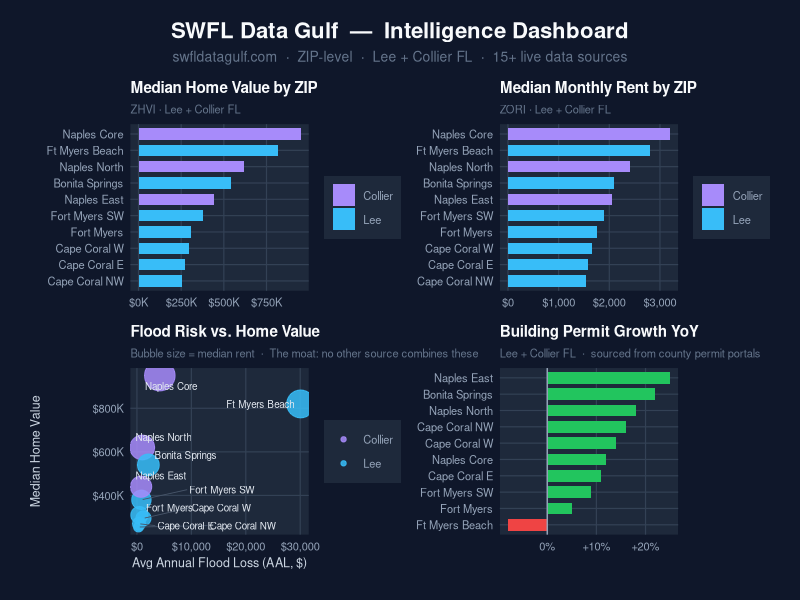

R code for this plot:
# ── SWFL Data Gulf — RStudio Showcase Dashboard ─────────────────────────────
# 4-panel intelligence dashboard from ZIP-level SWFL data
# install.packages(c("ggplot2","dplyr","scales","patchwork","ggrepel"))

library(ggplot2)
library(dplyr)
library(scales)
library(patchwork)
library(ggrepel)

# ── Representative ZIP-level data (mirrors live API grain) ───────────────────
df <- data.frame(
  zip   = c("33931","34102","34119","34134","33907","33912","33919","33990","33993","34120"),
  place = c("Ft Myers Beach","Naples Core","Naples North","Bonita Springs",
            "Fort Myers","Fort Myers SW","Cape Coral W","Cape Coral E","Cape Coral NW","Naples East"),
  home_value    = c(820000, 950000, 620000, 540000, 310000, 380000, 295000, 270000, 255000, 440000),
  median_rent   = c(2800, 3200, 2400, 2100, 1750, 1900, 1650, 1580, 1540, 2050),
  flood_aal     = c(30074, 4200,  980, 2100,  450,  820, 1200,  380,  290,  760),
  permit_growth = c(-8, 12, 18, 22, 5, 9, 14, 11, 16, 25),
  county        = c("Lee","Collier","Collier","Lee","Lee","Lee","Lee","Lee","Lee","Collier")
)

# ── Shared dark theme ────────────────────────────────────────────────────────
theme_swfl <- function() {
  theme_minimal(base_size = 11) +
    theme(
      plot.background   = element_rect(fill = "#0f172a", color = NA),
      panel.background  = element_rect(fill = "#1e293b", color = NA),
      panel.grid.major  = element_line(color = "#334155", linewidth = 0.4),
      panel.grid.minor  = element_blank(),
      text              = element_text(color = "#e2e8f0"),
      axis.text         = element_text(color = "#94a3b8", size = 8),
      axis.title        = element_text(color = "#cbd5e1", size = 9),
      plot.title        = element_text(color = "#f8fafc", face = "bold", size = 11),
      plot.subtitle     = element_text(color = "#64748b", size = 8),
      legend.background = element_rect(fill = "#1e293b", color = NA),
      legend.text       = element_text(color = "#94a3b8", size = 8),
      legend.title      = element_text(color = "#cbd5e1", size = 8)
    )
}

pal <- c("Lee" = "#38bdf8", "Collier" = "#a78bfa")

# ── Panel 1: Median Home Value ───────────────────────────────────────────────
p1 <- df |>
  mutate(place = reorder(place, home_value)) |>
  ggplot(aes(home_value, place, fill = county)) +
  geom_col(width = 0.7) +
  scale_x_continuous(labels = label_dollar(scale = 1e-3, suffix = "K")) +
  scale_fill_manual(values = pal) +
  labs(title = "Median Home Value by ZIP",
       subtitle = "ZHVI · Lee + Collier FL",
       x = NULL, y = NULL, fill = NULL) +
  theme_swfl()

# ── Panel 2: Median Monthly Rent ─────────────────────────────────────────────
p2 <- df |>
  mutate(place = reorder(place, median_rent)) |>
  ggplot(aes(median_rent, place, fill = county)) +
  geom_col(width = 0.7) +
  scale_x_continuous(labels = label_dollar()) +
  scale_fill_manual(values = pal) +
  labs(title = "Median Monthly Rent by ZIP",
       subtitle = "ZORI · Lee + Collier FL",
       x = NULL, y = NULL, fill = NULL) +
  theme_swfl()

# ── Panel 3: Flood Risk vs. Home Value ───────────────────────────────────────
p3 <- df |>
  ggplot(aes(flood_aal, home_value, size = median_rent, color = county, label = place)) +
  geom_point(alpha = 0.85) +
  geom_text_repel(size = 2.5, color = "#e2e8f0", max.overlaps = 10,
                  segment.color = "#475569", segment.size = 0.3) +
  scale_x_continuous(labels = label_dollar(), name = "Avg Annual Flood Loss (AAL, $)") +
  scale_y_continuous(labels = label_dollar(scale = 1e-3, suffix = "K"), name = "Median Home Value") +
  scale_size_continuous(range = c(3, 10), guide = "none") +
  scale_color_manual(values = pal) +
  labs(title = "Flood Risk vs. Home Value",
       subtitle = "Bubble size = median rent  ·  The moat: no other source combines these",
       color = NULL) +
  theme_swfl()

# ── Panel 4: Permit Growth YoY (diverging) ───────────────────────────────────
p4 <- df |>
  mutate(place    = reorder(place, permit_growth),
         trending = permit_growth >= 0) |>
  ggplot(aes(permit_growth, place, fill = trending)) +
  geom_col(width = 0.7) +
  geom_vline(xintercept = 0, color = "#94a3b8", linewidth = 0.5) +
  scale_x_continuous(labels = function(x) paste0(ifelse(x > 0, "+", ""), x, "%")) +
  scale_fill_manual(values = c("TRUE" = "#22c55e", "FALSE" = "#ef4444"), guide = "none") +
  labs(title = "Building Permit Growth YoY",
       subtitle = "Lee + Collier FL  ·  sourced from county permit portals",
       x = NULL, y = NULL) +
  theme_swfl()

# ── Compose ──────────────────────────────────────────────────────────────────
dashboard <- (p1 | p2) / (p3 | p4) +
  plot_annotation(
    title    = "SWFL Data Gulf  —  Intelligence Dashboard",
    subtitle = "swfldatagulf.com  ·  ZIP-level  ·  Lee + Collier FL  ·  15+ live data sources",
    theme    = theme(
      plot.background = element_rect(fill = "#0f172a", color = NA),
      plot.title      = element_text(color = "#f8fafc", face = "bold", size = 16, hjust = 0.5),
      plot.subtitle   = element_text(color = "#64748b", size = 10, hjust = 0.5),
      plot.margin     = margin(16, 16, 16, 16)
    )
  )

print(dashboard)
